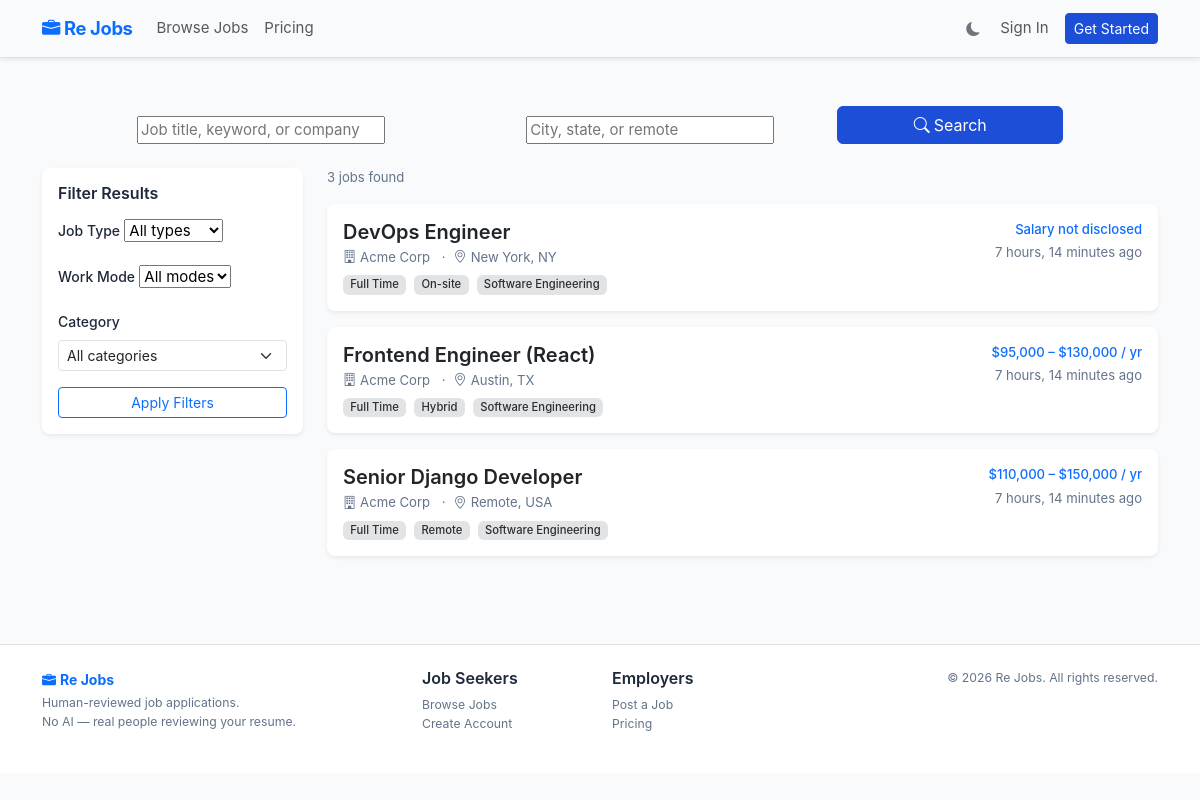
The page / on the database its author committed.
### apps/jobs/models.py (models this page shows, shortened)
class JobListing(models.Model):
    FULL_TIME = 'full_time'
    PART_TIME = 'part_time'
    CONTRACT = 'contract'
    TEMPORARY = 'temporary'
    INTERNSHIP = 'internship'
    JOB_TYPE_CHOICES = [
        (FULL_TIME, 'Full Time'),
        (PART_TIME, 'Part Time'),
        (CONTRACT, 'Contract'),
        (TEMPORARY, 'Temporary'),
        (INTERNSHIP, 'Internship'),
    ]
    DRAFT = 'draft'
    ACTIVE = 'active'
    PAUSED = 'paused'
    CLOSED = 'closed'
    EXPIRED = 'expired'
    STATUS_CHOICES = [
        (DRAFT, 'Draft'),
        (ACTIVE, 'Active'),
        (PAUSED, 'Paused'),
        (CLOSED, 'Closed'),
        (EXPIRED, 'Expired'),
    ]
    ONSITE = 'onsite'
    REMOTE = 'remote'
    HYBRID = 'hybrid'
    WORK_MODE_CHOICES = [
        (ONSITE, 'On-site'),
        (REMOTE, 'Remote'),
        (HYBRID, 'Hybrid'),
    ]
    employer = models.ForeignKey(
        'accounts.EmployerProfile',
        on_delete=models.CASCADE,
        related_name='job_listings',
    )
    category = models.ForeignKey(
        JobCategory,
        on_delete=models.SET_NULL,
        null=True,
        blank=True,
        related_name='job_listings',
    )
    title = models.CharField(max_length=200)
    slug = models.SlugField(max_length=250, unique=True, blank=True)
    description = models.TextField()
    requirements = models.TextField()
    responsibilities = models.TextField(blank=True)
    job_type = models.CharField(max_length=20, choices=JOB_TYPE_CHOICES, default=FULL_TIME)
    work_mode = models.CharField(max_length=20, choices=WORK_MODE_CHOICES, default=ONSITE)
    location = models.CharField(max_length=200, blank=True)
    salary_min = models.DecimalField(max_digits=10, decimal_places=2, null=True, blank=True)
    salary_max = models.DecimalField(max_digits=10, decimal_places=2, null=True, blank=True)
    salary_currency = models.CharField(max_length=3, default='USD')
    is_salary_public = models.BooleanField(default=True)
    status = models.CharField(max_length=20, choices=STATUS_CHOICES, default=DRAFT)
    is_featured = models.BooleanField(default=False)
    application_deadline = models.DateField(null=True, blank=True)
    posted_at = models.DateTimeField(null=True, blank=True)
    expires_at = models.DateTimeField(null=True, blank=True)
    created_at = models.DateTimeField(auto_now_add=True)
    updated_at = models.DateTimeField(auto_now=True)
    class Meta:
        verbose_name = 'Job Listing'
        verbose_name_plural = 'Job Listings'
        ordering = ['-posted_at', '-created_at']
    @property
    def salary_display(self):
        if not self.is_salary_public:
            return 'Salary not disclosed'
        if self.salary_min and self.salary_max:
            return f'${self.salary_min:,.0f} – ${self.salary_max:,.0f} / yr'
        if self.salary_min:
            return f'From ${self.salary_min:,.0f} / yr'
        if self.salary_max:
            return f'Up to ${self.salary_max:,.0f} / yr'
        return 'Salary not listed'

class JobCategory(models.Model):
    name = models.CharField(max_length=100, unique=True)
    slug = models.SlugField(max_length=100, unique=True, blank=True)
    description = models.TextField(blank=True)
    class Meta:
        verbose_name = 'Job Category'
        verbose_name_plural = 'Job Categories'
        ordering = ['name']

### apps/accounts/models.py (models this page shows, shortened)
class EmployerProfile(models.Model):
    user = models.OneToOneField(
        CustomUser,
        on_delete=models.CASCADE,
        related_name='employer_profile',
    )
    company_name = models.CharField(max_length=200)
    company_description = models.TextField(blank=True)
    website = models.URLField(blank=True)
    phone = models.CharField(max_length=20, blank=True)
    address = models.TextField(blank=True)
    city = models.CharField(max_length=100, blank=True)
    state = models.CharField(max_length=100, blank=True)
    zip_code = models.CharField(max_length=20, blank=True)
    country = models.CharField(max_length=100, default='United States')
    created_at = models.DateTimeField(auto_now_add=True)
    updated_at = models.DateTimeField(auto_now=True)
    class Meta:
        verbose_name = 'Employer Profile'
        verbose_name_plural = 'Employer Profiles'

### apps/jobs/views.py (the view)
# urls.py: path('', views.job_list, name='list'),
def job_list(request):
    form = JobSearchForm(request.GET)
    listings = JobListing.objects.filter(status=JobListing.ACTIVE).select_related(
        'employer', 'category'
    )
    if form.is_valid():
        q = form.cleaned_data.get('q')
        location = form.cleaned_data.get('location')
        job_type = form.cleaned_data.get('job_type')
        work_mode = form.cleaned_data.get('work_mode')
        category_slug = form.cleaned_data.get('category')
        if q:
            listings = listings.filter(
                Q(title__icontains=q) |
                Q(employer__company_name__icontains=q) |
                Q(description__icontains=q)
            )
        if location:
            listings = listings.filter(
                Q(location__icontains=location) |
                Q(work_mode=JobListing.REMOTE)
            )
        if job_type:
            listings = listings.filter(job_type=job_type)
        if work_mode:
            listings = listings.filter(work_mode=work_mode)
        if category_slug:
            listings = listings.filter(category__slug=category_slug)
    featured = listings.filter(is_featured=True)[:3]
    paginator = Paginator(listings, 20)
    page = paginator.get_page(request.GET.get('page'))
    return render(request, 'jobs/list.html', {
        'form': form,
        'page': page,
        'featured': featured,
        'categories': JobCategory.objects.all(),
        'total': listings.count(),
    })

### apps/jobs/forms.py
class JobSearchForm(forms.Form):
    q = forms.CharField(
        required=False,
        label='',
        widget=forms.TextInput(attrs={'placeholder': 'Job title, keyword, or company'}),
    )
    location = forms.CharField(
        required=False,
        label='',
        widget=forms.TextInput(attrs={'placeholder': 'City, state, or remote'}),
    )
    category = forms.CharField(required=False, widget=forms.HiddenInput)
    job_type = forms.ChoiceField(
        required=False,
        choices=[('', 'All types')] + JobListing.JOB_TYPE_CHOICES,
        label='Job type',
    )
    work_mode = forms.ChoiceField(
        required=False,
        choices=[('', 'All modes')] + JobListing.WORK_MODE_CHOICES,
        label='Work mode',
    )

### templates/jobs/list.html (shortened to what this page needs)
{% extends 'base.html' %}
{% load crispy_forms_tags %}
{% block content %}
<div class="container">
  <div class="row justify-content-center my-4">
    <div class="col-lg-10">
      <form method="get" action="{% url 'jobs:list' %}" class="row g-2 align-items-end">
        <div class="col-md-5">
          {{ form.q }}
        </div>
        <div class="col-md-4">
          {{ form.location }}
        </div>
        <div class="col-md-3">
          <button type="submit" class="btn btn-primary w-100">
            <i class="bi bi-search me-1"></i>Search
          </button>
        </div>
      </form>
    </div>
  </div>
  <div class="row">
    <div class="col-lg-3 mb-4">
      <div class="card border-0 shadow-sm">
        <div class="card-body">
          <h6 class="fw-semibold mb-3">Filter Results</h6>
          <form method="get" action="{% url 'jobs:list' %}">
            <div class="mb-3">
              <label class="form-label small fw-medium">Job Type</label>
              {{ form.job_type }}
            </div>
            <div class="mb-3">
              <label class="form-label small fw-medium">Work Mode</label>
              {{ form.work_mode }}
            </div>
            <div class="mb-3">
              <label class="form-label small fw-medium">Category</label>
              <select name="category" class="form-select form-select-sm">
                <option value="">All categories</option>
              </select>
            </div>
            <button type="submit" class="btn btn-outline-primary btn-sm w-100">Apply Filters</button>
          </form>
        </div>
      </div>
    </div>
    <div class="col-lg-9">
      <p class="text-muted small mb-3">{{ total }} job{{ total|pluralize }} found</p>
      {% for job in page %}
      {% include 'jobs/_job_card.html' with job=job %}
      {% empty %}
      <div class="text-center py-5 text-muted">
        <i class="bi bi-briefcase display-4 d-block mb-3"></i>
        <p class="mb-0">No jobs match your search. Try different keywords or filters.</p>
      </div>
      {% endfor %}
    </div>
  </div>
</div>
{% endblock %}

### templates/jobs/_job_card.html
<div class="card border-0 shadow-sm mb-3 {% if featured %}border-start border-warning border-3{% endif %}">
  <div class="card-body">
    <div class="d-flex justify-content-between align-items-start">
      <div>
        <h5 class="mb-1">
          <a class="text-decoration-none text-body fw-semibold" href="{% url 'jobs:detail' job.slug %}">{{ job.title }}</a>
        </h5>
        <p class="text-muted mb-2 small">
          <i class="bi bi-building me-1"></i>{{ job.employer.company_name }}
          {% if job.location %}
          <span class="mx-2">·</span><i class="bi bi-geo-alt me-1"></i>{{ job.location }}
          {% endif %}
        </p>
        <div class="d-flex flex-wrap gap-2">
          <span class="badge bg-secondary-subtle text-secondary-emphasis">{{ job.get_job_type_display }}</span>
          <span class="badge bg-secondary-subtle text-secondary-emphasis">{{ job.get_work_mode_display }}</span>
          {% if job.category %}<span class="badge bg-secondary-subtle text-secondary-emphasis">{{ job.category.name }}</span>{% endif %}
        </div>
      </div>
      <div class="text-end ms-3 flex-shrink-0">
        <p class="small fw-medium mb-1 text-primary">{{ job.salary_display }}</p>
        <p class="text-muted small mb-0">{{ job.posted_at|timesince }} ago</p>
      </div>
    </div>
  </div>
</div>

### static/css/main.css (style rules this page uses)
:root { --rj-primary: #1d4ed8; --rj-primary-dk: #1e40af; --rj-text: #1e293b; --rj-muted: #64748b; --rj-border: #e2e8f0; --rj-bg: #f8fafc; --rj-white: #ffffff; }
body { color: var(--rj-text); background-color: var(--rj-bg); font-family: -apple-system, BlinkMacSystemFont, "Segoe UI", Roboto, "Helvetica Neue", Arial, sans-serif; font-size: 0.9375rem; }
h1, h2, h3, h4, h5, h6 { color: var(--rj-text); }
.text-muted { color: var(--rj-muted) !important; }
.card { border-radius: 0.5rem; }
.btn-primary { background-color: var(--rj-primary); border-color: var(--rj-primary); }
.form-label { font-size: 0.875rem; font-weight: 500; color: var(--rj-text); }
.badge { font-weight: 500; }

### rows shown on the page
JobListing: title "DevOps Engineer", employer.company_name "Acme Corp", location "New York, NY", job_type "Full Time", work_mode "On-site", category.name "Software Engineering", salary_display "Salary not disclosed", posted_at "7 hours, 14 minutes"
JobListing: title "Frontend Engineer (React)", employer.company_name "Acme Corp", location "Austin, TX", job_type "Full Time", work_mode "Hybrid", category.name "Software Engineering", salary_display "$95,000 – $130,000 / yr", posted_at "7 hours, 14 minutes"
JobListing: title "Senior Django Developer", employer.company_name "Acme Corp", location "Remote, USA", job_type "Full Time", work_mode "Remote", category.name "Software Engineering", salary_display "$110,000 – $150,000 / yr", posted_at "7 hours, 14 minutes"

### other values the page prints
{{ total }} "3"
